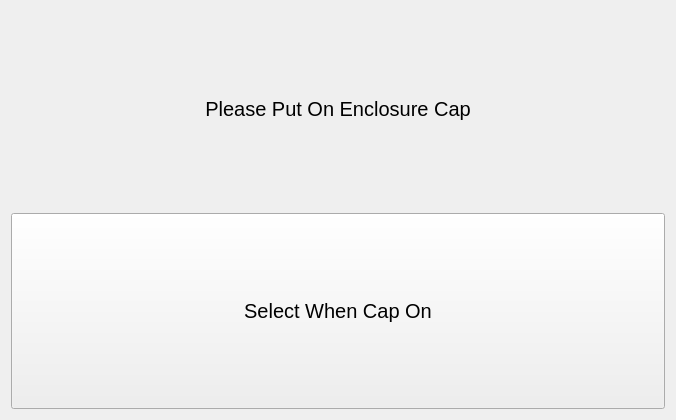
<?xml version="1.0" encoding="UTF-8"?>
<ui version="4.0">
 <class>Form</class>
 <widget class="QWidget" name="Form">
  <property name="geometry">
   <rect>
    <x>0</x>
    <y>0</y>
    <width>676</width>
    <height>420</height>
   </rect>
  </property>
  <property name="sizePolicy">
   <sizepolicy hsizetype="Preferred" vsizetype="Preferred">
    <horstretch>0</horstretch>
    <verstretch>0</verstretch>
   </sizepolicy>
  </property>
  <property name="windowTitle">
   <string>Form</string>
  </property>
  <layout class="QVBoxLayout" name="verticalLayout">
   <item>
    <widget class="QLabel" name="label">
     <property name="font">
      <font>
       <pointsize>15</pointsize>
      </font>
     </property>
     <property name="text">
      <string>Please Put On Enclosure Cap</string>
     </property>
     <property name="alignment">
      <set>Qt::AlignCenter</set>
     </property>
    </widget>
   </item>
   <item>
    <widget class="QPushButton" name="capOnButton">
     <property name="sizePolicy">
      <sizepolicy hsizetype="Preferred" vsizetype="Preferred">
       <horstretch>0</horstretch>
       <verstretch>0</verstretch>
      </sizepolicy>
     </property>
     <property name="font">
      <font>
       <pointsize>15</pointsize>
      </font>
     </property>
     <property name="text">
      <string>Select When Cap On</string>
     </property>
    </widget>
   </item>
  </layout>
 </widget>
 <resources/>
 <connections/>
</ui>
